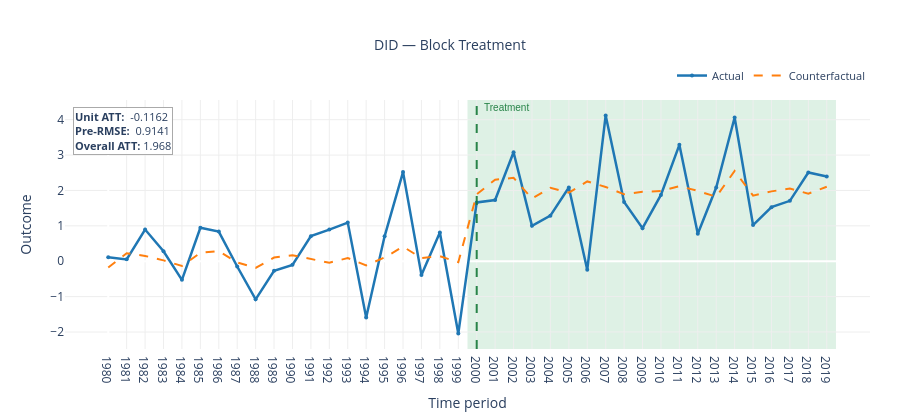

The notebook cell saved with this chart:
### Markdown cell above
### 1b. DID — actual vs counterfactual (treated unit)

### Code cell
fig = res_did.plot_actual_vs_counterfactual(
    unit=treated_units[0],
    unit_label=f'Treated Unit {treated_units[0]}',
    time_labels=[str(y) for y in years],
    title='DID — Block Treatment'
)
fig.show()

### Figure 1 — Plotly figure (JSON) as saved in the notebook; plotly's stock layout.template omitted (floating-point values rounded to 4 significant figures)
{"data": [{"hovertemplate": "t=%{x}  actual=%{y:.4g}<extra></extra>", "line": {"color": "#1f77b4", "width": 2.5}, "marker": {"size": 4}, "mode": "lines+markers", "name": "Actual", "type": "scatter", "x": [0, 1, 2, 3, 4, 5, 6, 7, 8, 9, 10, 11, 12, 13, 14, 15, 16, 17, 18, 19, 20, 21, 22, 23, 24, 25, 26, 27, 28, 29, 30, 31, 32, 33, 34, 35, 36, 37, 38, 39], "y": [0.1112, 0.05266, 0.896, 0.2811, -0.5252, 0.9461, 0.8372, -0.1489, -1.077, -0.2718, -0.102, 0.7089, 0.8946, 1.092, -1.593, 0.7047, 2.519, -0.3858, 0.8116, -2.044, 1.662, 1.729, 3.08, 1.002, 1.287, 2.085, -0.2436, 4.12, 1.676, 0.9336, 1.872, 3.288, 0.7767, 2.083, 4.062, 1.023, 1.528, 1.707, 2.508, 2.396]}, {"hovertemplate": "t=%{x}  counterfactual=%{y:.4g}<extra></extra>", "line": {"color": "#ff7f0e", "dash": "dash", "width": 2}, "mode": "lines", "name": "Counterfactual", "type": "scatter", "x": [0, 1, 2, 3, 4, 5, 6, 7, 8, 9, 10, 11, 12, 13, 14, 15, 16, 17, 18, 19, 20, 21, 22, 23, 24, 25, 26, 27, 28, 29, 30, 31, 32, 33, 34, 35, 36, 37, 38, 39], "y": [-0.1772, 0.2246, 0.1499, 0.02416, -0.135, 0.236, 0.2877, -0.03432, -0.1872, 0.1037, 0.1679, 0.07118, -0.04148, 0.08938, -0.1152, 0.1054, 0.4122, 0.08938, 0.1422, -0.02949, 1.891, 2.304, 2.357, 1.774, 2.074, 1.938, 2.254, 2.099, 1.891, 1.96, 1.984, 2.121, 1.988, 1.822, 2.551, 1.853, 1.975, 2.052, 1.909, 2.103]}], "layout": {"annotations": [{"font": {"color": "rgba(20, 120, 55, 0.90)", "family": "Arial", "size": 10}, "showarrow": false, "text": "Treatment", "x": 20.3, "xanchor": "left", "xref": "x", "y": 1, "yanchor": "top", "yref": "paper"}, {"align": "left", "bgcolor": "rgba(255,255,255,0.90)", "bordercolor": "#aaaaaa", "borderwidth": 1, "font": {"size": 11}, "showarrow": false, "text": "<b>Unit ATT:</b>  -0.1162<br><b>Pre-RMSE:</b>  0.9141<br><b>Overall ATT:</b> 1.968", "x": 0.01, "xanchor": "left", "xref": "paper", "y": 0.97, "yanchor": "top", "yref": "paper"}], "height": 420, "hovermode": "x unified", "legend": {"font": {"size": 11}, "orientation": "h", "x": 1, "xanchor": "right", "y": 1.04, "yanchor": "bottom"}, "margin": {"b": 55, "l": 65, "r": 30, "t": 100}, "paper_bgcolor": "white", "plot_bgcolor": "white", "shapes": [{"fillcolor": "rgba(34, 160, 80, 0.15)", "layer": "below", "line": {"width": 0}, "type": "rect", "x0": 19.5, "x1": 39.5, "xref": "x", "y0": 0, "y1": 1, "yref": "y domain"}, {"line": {"color": "rgba(20, 120, 55, 0.90)", "dash": "dash", "width": 2}, "type": "line", "x0": 20, "x1": 20, "xref": "x", "y0": 0, "y1": 1, "yref": "y domain"}], "title": {"font": {"size": 14}, "text": "DID — Block Treatment", "x": 0.5, "xanchor": "center"}, "xaxis": {"gridcolor": "#eeeeee", "showgrid": true, "ticktext": ["1980", "1981", "1982", "1983", "1984", "1985", "1986", "1987", "1988", "1989", "1990", "1991", "1992", "1993", "1994", "1995", "1996", "1997", "1998", "1999", "2000", "2001", "2002", "2003", "2004", "2005", "2006", "2007", "2008", "2009", "2010", "2011", "2012", "2013", "2014", "2015", "2016", "2017", "2018", "2019"], "tickvals": [0, 1, 2, 3, 4, 5, 6, 7, 8, 9, 10, 11, 12, 13, 14, 15, 16, 17, 18, 19, 20, 21, 22, 23, 24, 25, 26, 27, 28, 29, 30, 31, 32, 33, 34, 35, 36, 37, 38, 39], "title": {"text": "Time period"}}, "yaxis": {"gridcolor": "#eeeeee", "showgrid": true, "title": {"text": "Outcome"}}}}
